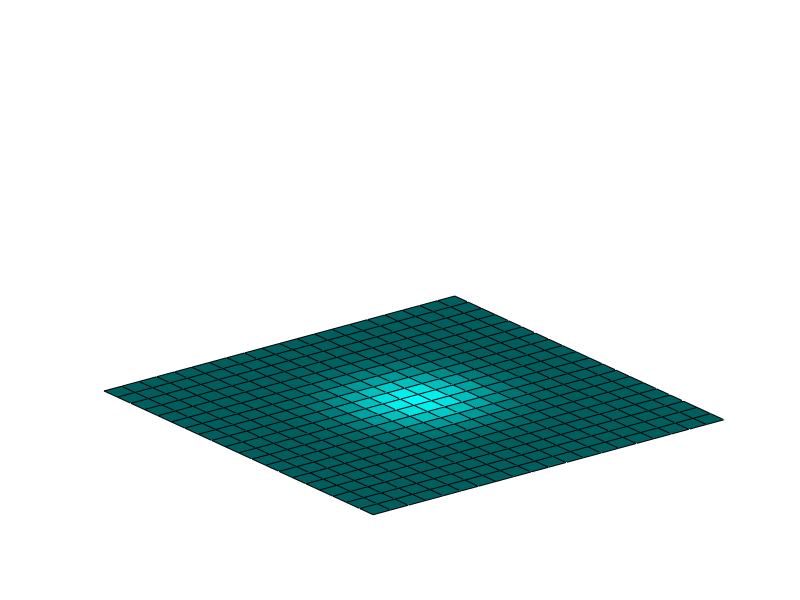

Write the MATLAB code that produced this figure.
%% Shallow Water Chapter Recap
% This is an executable program that illustrates the statements
% introduced in the Shallow Water Chapter of "Experiments in MATLAB".
% You can access it with
%
% water_recap
% edit water_recap
% publish water_recap
%
% Related EXM programs
%
% waterwave
%% Finite Differences
% A simple example of the grid operations in waterwave.
%% Create a two dimensional grid.
m = 21;
[x,y] = ndgrid(-1: 2/(m-1): 1);
%% The water drop function from waterwave.
U = exp(-10*(x.^2+y.^2));
%% Surf plot of the function
clf
shg
h = surf(x,y,U);
axis off
ax = axis;
%% Colormap
c = (37:100)';
cyan = [0*c c c]/100;
colormap(cyan)
pause(1)
%% Indices in the four compass directions.
n = [2:m m];
e = n;
s = [1 1:m-1];
w = s;
%% A relation parameter. Try other values.
% Experiment with omega slightly greater than one.
omega = 0.9;
%% Relax.
% Repeatedly replace grid values by relaxed average of four neighbors.
tfinal = 500;
for t = 1:tfinal
U = (1-omega)*U + omega*(U(n,:)+U(:,e)+U(s,:)+U(:,w))/4;
set(h,'zdata',U);
axis(ax)
drawnow
end